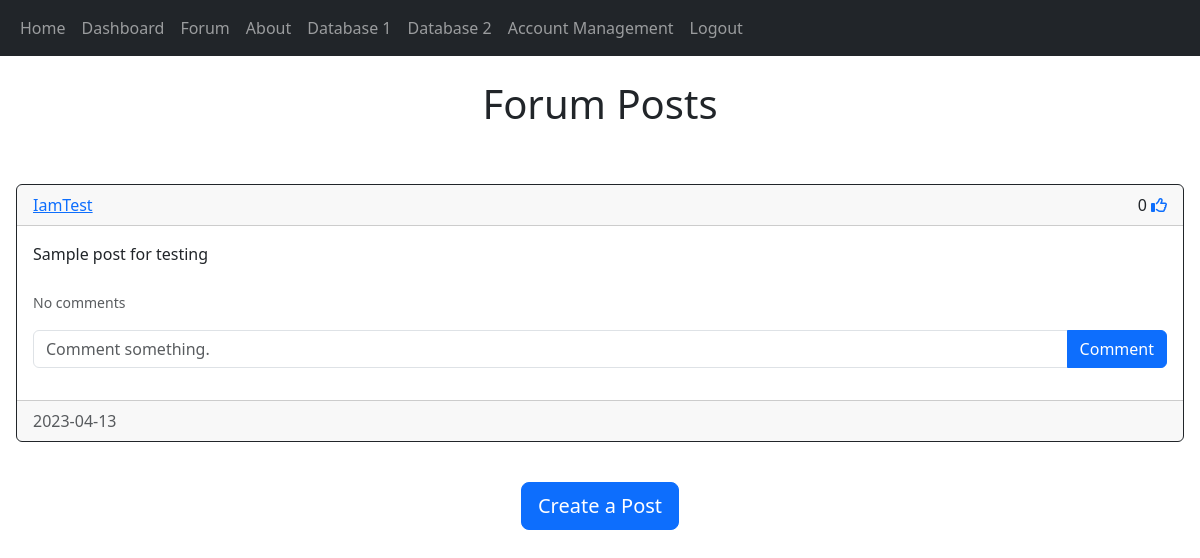
/forum (signed in), run on the app's committed database.
### crayfish_analysis_app/models.py (models this page shows, shortened)
class Post(db.Model):
    __tablename__ = "post"
    id = db.Column(db.Integer, primary_key=True)
    date_created = db.Column(db.Date, nullable=True, default=datetime.utcnow)
    text = db.Column(db.Text, nullable=False)
    author = db.Column(db.Integer, db.ForeignKey('user.id', ondelete='CASCADE'), nullable=False)
    comments = db.relationship('Comment', backref='post', passive_deletes=True)
    likes = db.relationship('Like', backref='Post', passive_deletes=True)

class User(db.Model, UserMixin):
    __tablename__ = "user"
    id = db.Column(db.Integer, primary_key=True)
    date_created = db.Column(db.Date, nullable=True, default=datetime.utcnow)
    username = db.Column(db.String(150), unique=True, nullable=False)
    email = db.Column(db.String(150), unique=True, nullable=False)
    password = db.Column(db.String(150), nullable=False)
    posts = db.relationship('Post', backref='user', passive_deletes=True)
    comments = db.relationship('Comment', backref='user', passive_deletes=True)
    likes = db.relationship('Like', backref='user', passive_deletes=True)

### crayfish_analysis_app/views.py (the view)
@main_bp.route("/forum")
def forum():
    posts = Post.query.all()
    return render_template('forum.html', user=current_user, posts=posts)

### crayfish_analysis_app/models.py (called while the page is built)
@login_manager.user_loader
def load_user(id):
    return User.query.get(int(id))

### crayfish_analysis_app/templates/forum.html (shortened to what this page needs)
{% extends "posts_div.html" %}
{% block header1 %}Forum Posts{% endblock %}

### crayfish_analysis_app/templates/posts_div.html (shortened to what this page needs)
{% extends "base.html" %}
{% block content%}
<br />
<h1 style="text-align: center">{% block header1 %}{% endblock %}</h1>
<br />
<div class="card border-0">
    <div class="card-body">
      <div>
        <div id="posts">
            {% for post in posts %}
            <div class="card border-dark">
                <div class="card-header d-flex justify-content-between align-items-center">
                    <a href="/posts/{{post.user.username}}">{{post.user.username}}</a>
                    <div>
                        {{post.likes|length}}
                        {% if user.id in post.likes|map(attribute="author")|list %}
                        <a href="/like-post/{{post.id}}"><i class="fas fa-thumbs-up"></i></a>
                        {% else %}
                        <a href="/like-post/{{post.id}}"><i class="far fa-thumbs-up"></i></a>
                        {% endif %}
                    </div>
                </div>
                <div class="card-body">
                    <div class="card-text">{{post.text}}</div>
                    <br />
                    <p class="card-text">
                        {% if post.comments|length > 0 %}
                        <a data-bs-toggle="collapse" href="#comments-{{post.id}}" role="button">
                            <small>View/Hide {{post.comments|length}} Comments</small>
                        </a>
                        {% else %}
                        <small class="text-muted">No comments</small>
                        {% endif %}
                    </p>
                    <form class="input-group mb-3" method="POST" action="/create-comment/{{post.id}}">
                        <input type="text" id="text" name="text" class="form-control" placeholder="Comment something."/>
                        <button type="submit" class="btn btn-primary">Comment</button>
                    </form>
                </div>
                <div class="card-footer text-muted">{{post.date_created}}</div>
            </div>
            <br />
            {% endfor %}
        </div>
      </div>
    </div>
  </div>
{% block footer %}
    <div style="text-align: center">
        <a href="/create-post">
            <button type="button" class="btn btn-primary btn-lg">
                Create a Post
            </button>
        </a>
    </div>
    <br />
{% endblock %}
{% endblock %}

### data on the page
Post: user.username "IamTest", likes|length "0", text "Sample post for testing", date_created "2023-04-13"
